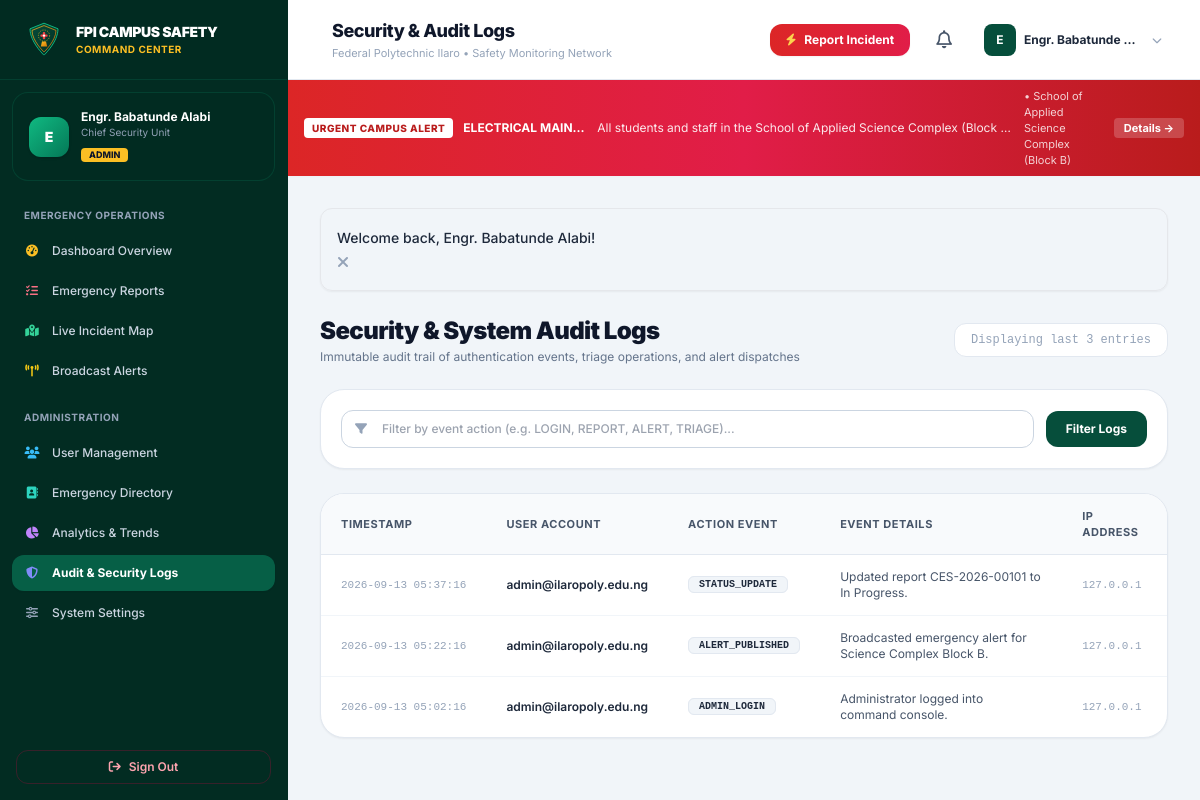
Screenshot of /admin/logs.php (signed in) with the database file from the repository.
### tables this page shows
CREATE TABLE `alerts` (
  `id` INT UNSIGNED AUTO_INCREMENT PRIMARY KEY,
  `title` VARCHAR(200) NOT NULL,
  `message` TEXT NOT NULL,
  `emergency_type` VARCHAR(100) NOT NULL,
  `severity` ENUM('Low', 'Medium', 'High', 'Critical') NOT NULL DEFAULT 'High',
  `location` VARCHAR(200) NOT NULL,
  `target_audience` ENUM('Everyone', 'Students', 'Staff') NOT NULL DEFAULT 'Everyone',
  `is_active` TINYINT(1) NOT NULL DEFAULT 1,
  `created_by` INT UNSIGNED NULL,
  `start_time` DATETIME NOT NULL DEFAULT CURRENT_TIMESTAMP,
  `expiry_time` DATETIME DEFAULT NULL,
  `created_at` TIMESTAMP DEFAULT CURRENT_TIMESTAMP,
  `updated_at` TIMESTAMP DEFAULT CURRENT_TIMESTAMP ON UPDATE CURRENT_TIMESTAMP,
  FOREIGN KEY (`created_by`) REFERENCES `users`(`id`) ON DELETE SET NULL,
  INDEX `idx_alerts_active` (`is_active`),
  INDEX `idx_alerts_severity` (`severity`)
);

CREATE TABLE `system_logs` (
  `id` INT UNSIGNED AUTO_INCREMENT PRIMARY KEY,
  `user_id` INT UNSIGNED NULL,
  `user_email` VARCHAR(150) DEFAULT NULL,
  `action` VARCHAR(100) NOT NULL,
  `details` TEXT DEFAULT NULL,
  `ip_address` VARCHAR(45) DEFAULT NULL,
  `created_at` TIMESTAMP DEFAULT CURRENT_TIMESTAMP,
  INDEX `idx_logs_action` (`action`),
  INDEX `idx_logs_created` (`created_at`)
);

### admin/logs.php (the view, shortened to what the rows shown need)
<?php
$pageTitle = 'Security & Audit Logs';
require_once __DIR__ . '/../includes/nav-portal.php';
$pdo = getDB();
$sql = "SELECT * FROM system_logs WHERE 1=1";
$params = [];
$sql .= " ORDER BY created_at DESC LIMIT 100";
$stmt = $pdo->prepare($sql);
$stmt->execute($params);
$logs = $stmt->fetchAll();
?>
<div class="space-y-6">
    <div class="flex flex-col sm:flex-row sm:items-center justify-between gap-4">
        <div>
            <h2 class="text-2xl font-black text-slate-900 tracking-tight">Security &amp; System Audit Logs</h2>
        </div>
    </div>
    <div class="bg-white rounded-3xl border border-slate-200 shadow-sm overflow-hidden">
        <?php if (!empty($logs)): ?>
        <div class="overflow-x-auto">
            <table class="w-full text-left text-xs">
                <thead class="bg-slate-50 border-b border-slate-200 text-slate-600 font-bold uppercase tracking-wider text-[11px]">
                    <tr>
                        <th class="py-3.5 px-5">Timestamp</th>
                        <th class="py-3.5 px-5">User Account</th>
                        <th class="py-3.5 px-5">Action Event</th>
                        <th class="py-3.5 px-5">Event Details</th>
                        <th class="py-3.5 px-5">IP Address</th>
                    </tr>
                </thead>
                <tbody class="divide-y divide-slate-100 font-mono">
                    <?php foreach ($logs as $l): ?>
                    <tr class="hover:bg-slate-50 transition">
                        <td class="py-3.5 px-5 text-slate-400 whitespace-nowrap text-[11px]">
                            <?= date('Y-m-d H:i:s', strtotime($l['created_at'])) ?>
                        </td>
                        <td class="py-3.5 px-5 text-slate-800 whitespace-nowrap font-sans font-semibold">
                            <?= e($l['user_email'] ?: 'Guest / System') ?>
                        </td>
                        <td class="py-3.5 px-5 whitespace-nowrap">
                            <span class="px-2.5 py-0.5 rounded-md text-[10px] font-bold uppercase bg-slate-100 text-slate-800 border border-slate-200">
                                <?= e($l['action']) ?>
                            </span>
                        </td>
                        <td class="py-3.5 px-5 text-slate-600 font-sans text-xs max-w-md">
                            <?= e($l['details']) ?>
                        </td>
                        <td class="py-3.5 px-5 text-slate-400 whitespace-nowrap text-[11px]">
                            <?= e($l['ip_address']) ?>
                        </td>
                    </tr>
                    <?php endforeach; ?>
                </tbody>
            </table>
        </div>
        <?php else: ?>
        <div class="py-16 text-center text-slate-400 text-xs">
            No system audit logs found.
        </div>
        <?php endif; ?>
    </div>
</div>
<?php require_once __DIR__ . '/../includes/footer-portal.php'; ?>

### includes/nav-portal.php (shortened to what the rows shown need)
<?php
require_once __DIR__ . '/functions.php';
$user = current_user();
$activeAlerts = get_active_alerts($user['role'] === 'student' ? 'Students' : ($user['role'] === 'staff' ? 'Staff' : 'Everyone'));
$criticalAlert = null;
foreach ($activeAlerts as $a) {
    if ($a['severity'] === 'Critical' || $a['severity'] === 'High') {
        $criticalAlert = $a;
        break;
    }
}
?>
<!DOCTYPE html>
<html lang="en" class="h-full bg-slate-100">
<head>
    <script src="https://cdn.tailwindcss.com"></script>
    <link rel="stylesheet" href="https://cdnjs.cloudflare.com/ajax/libs/font-awesome/6.5.1/css/all.min.css">
    <link rel="stylesheet" href="https://unpkg.com/leaflet@1.9.4/dist/leaflet.css" />
    <link rel="stylesheet" href="<?= BASE_URL ?>/assets/css/style.css">
</head>
<body class="flex h-full overflow-hidden text-slate-800 antialiased">
    <div class="flex-1 flex flex-col h-full overflow-hidden min-w-0">
        <header class="h-20 bg-white border-b border-slate-200 flex items-center justify-between px-4 sm:px-6 lg:px-8 z-30 flex-shrink-0 shadow-xs">
            <div class="flex items-center space-x-3">
                <div>
                    <h1 class="text-base sm:text-lg font-extrabold text-slate-900 tracking-tight leading-tight">
                        <?= isset($pageTitle) ? e($pageTitle) : 'Portal' ?>
                    </h1>
                </div>
            </div>
        </header>
        <?php if ($criticalAlert): ?>
        <div class="bg-gradient-to-r from-red-600 via-rose-600 to-red-700 text-white text-xs py-2 px-4 shadow-sm flex items-center justify-between gap-3 flex-shrink-0">
            <div class="flex items-center space-x-2.5 overflow-hidden">
                <span class="inline-flex items-center px-2 py-0.5 rounded bg-white text-red-700 font-extrabold text-[10px] tracking-wider uppercase flex-shrink-0 animate-pulse">
                    URGENT CAMPUS ALERT
                </span>
                <span class="font-bold truncate"><?= e($criticalAlert['title']) ?>:</span>
                <span class="truncate text-white/90"><?= e($criticalAlert['message']) ?></span>
                <span class="opacity-80 text-[11px] hidden md:inline">&bull; <?= e($criticalAlert['location']) ?></span>
            </div>
            <a href="<?= BASE_URL ?>/student/alerts.php" class="text-[11px] bg-white/20 hover:bg-white/30 text-white font-bold px-2.5 py-0.5 rounded whitespace-nowrap transition">
                Details &rarr;
            </a>
        </div>
        <?php endif; ?>
        <main class="flex-1 overflow-y-auto p-4 sm:p-6 lg:p-8 bg-slate-100/70">
            <?php if ($flashMsg = display_flash()): ?>
                <div class="max-w-7xl mx-auto mb-4">
            <?php endif; ?>
            <div class="max-w-7xl mx-auto space-y-6">

### rows the page displays
alerts: title "ELECTRICAL MAIN…", message "All students and staff in the School of Applied Science Complex (Block…", location "School of Applied Science Complex (Block B)"
system_logs: created_at "2026-09-13 05:37:16", user_email "admin@ilaropoly.edu.ng", action "STATUS_UPDATE", details "Updated report CES-2026-00101 to In Progress.", ip_address "127.0.0.1"
system_logs: created_at "2026-09-13 05:22:16", user_email "admin@ilaropoly.edu.ng", action "ALERT_PUBLISHED", details "Broadcasted emergency alert for Science Complex Block B.", ip_address "127.0.0.1"
system_logs: created_at "2026-09-13 05:02:16", user_email "admin@ilaropoly.edu.ng", action "ADMIN_LOGIN", details "Administrator logged into command console.", ip_address "127.0.0.1"

### other values shown
substr($user['name'], 0, 1) "E"
$user['name'] "Engr. Babatunde Alabi"
$user['department'] "Chief Security Unit"
$user['role'] "ADMIN"
$pageTitle "Security & Audit Logs"
$user['name'] "Engr. Babatunde…"
$msg "Welcome back, Engr. Babatunde Alabi!"
count($logs) "3"
